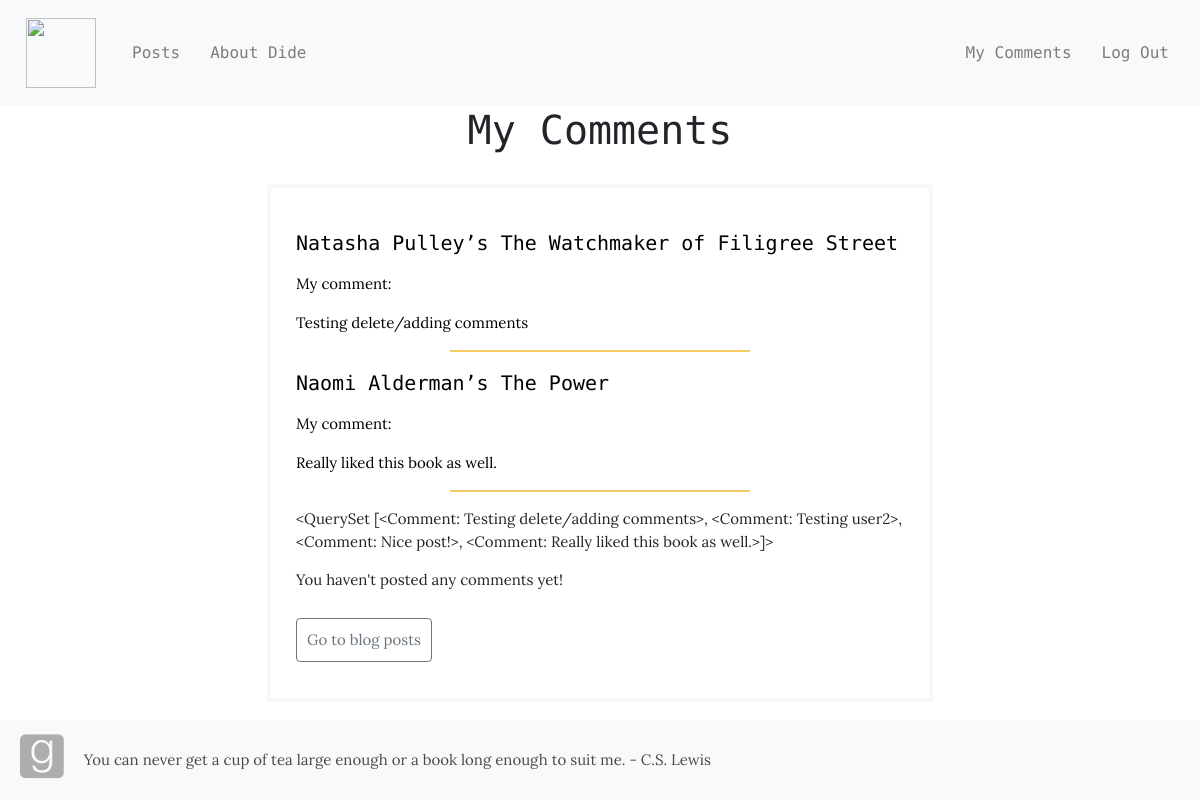
The page /mycomments/ (signed in) on the database as committed earlier.
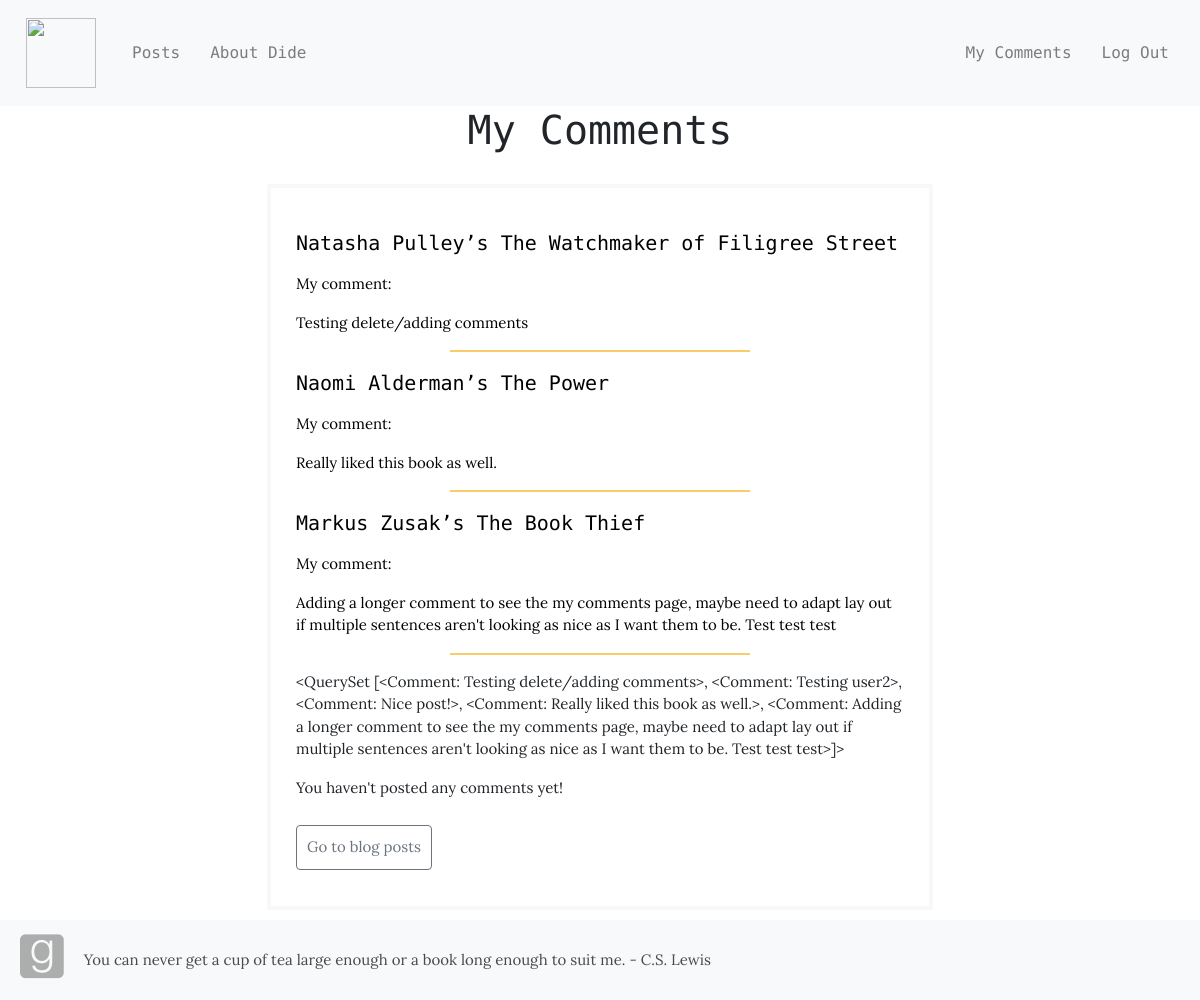
The same page on the database as committed later.
### book_app/models.py (models this page shows, shortened)
class Comment(models.Model):
  blog = models.ForeignKey('book_app.Blog', related_name='comments',on_delete=models.CASCADE)
  author = models.ForeignKey(
          get_user_model(),
          related_name='authors_comment',
          on_delete=models.CASCADE,
          )
  text = models.TextField()
  def __str__(self):
    return self.text

class Blog(models.Model):
  title = models.CharField(max_length=200, unique=True)
  intro = models.TextField()
  body = models.TextField()
  posted = models.DateField(db_index=True, auto_now_add=True)
  author = models.ForeignKey(
          get_user_model(),
          on_delete=models.CASCADE,
          default=1,
          )

### book_app/views.py (the view)
# urls.py: path('mycomments/',views.CommentListView.as_view(),name='my_comments'),
class CommentListView(LoginRequiredMixin,ListView):
  model = Comment

### book_app/templates/book_app/comment_list.html
{% extends "book_app/base.html" %}
{% block body_block %}
<h1>My Comments</h1>
<div class="container-comment-list">
  <ol id="comment-list">
    {% for comment in comment_list %}
      {% if comment.author == request.user %}
        <div class="comment-single">
          <li><a class="comment-title" href="{% url 'book_app:blog_detail' pk=comment.blog.pk %}">
              {{ comment.blog.title }}</a></li>
          <p class="comment-para">My comment:</p>
          <p><a class='comment-item' href="{% url 'book_app:blog_detail' pk=comment.blog.pk %}">{{ comment.text }}</a></p>
          <hr id="list-line">
        </div>
      {% endif %}
    {% endfor %}
    <p>{{ comment_list }}</p>
    {% if request.user != comment_list %}
      <p>You haven't posted any comments yet!</p>
      <a id="comment-list-btn" class="btn btn-outline-secondary"
          href="{% url 'book_app:blog_list' %}">Go to blog posts</a>
    {% endif %}
  </ol>
</div>
{% endblock %}

Rows that differ between the two databases and show on the page:
computed for Comment "Testing delete/adding comments": text.text "<QuerySet [<Comment: Testing delete/adding comments>, <Comment: Testing user2>, <Comment: Nice post!>, <Comment: Really liked this book as well.>]>" → "…liked this book as well.>, <Comment: Adding a longer comment to see the my comments page, maybe need to adapt lay out if multiple sentences aren't looking as nice as I want them to be. Test test test>]>"
added Comment: blog "Markus Zusak’s The Book Thief", text "Adding a longer comment to see the my comments page, maybe need to adapt lay out if multiple sentences aren't looking as nice as I want them to be. Test test test"
